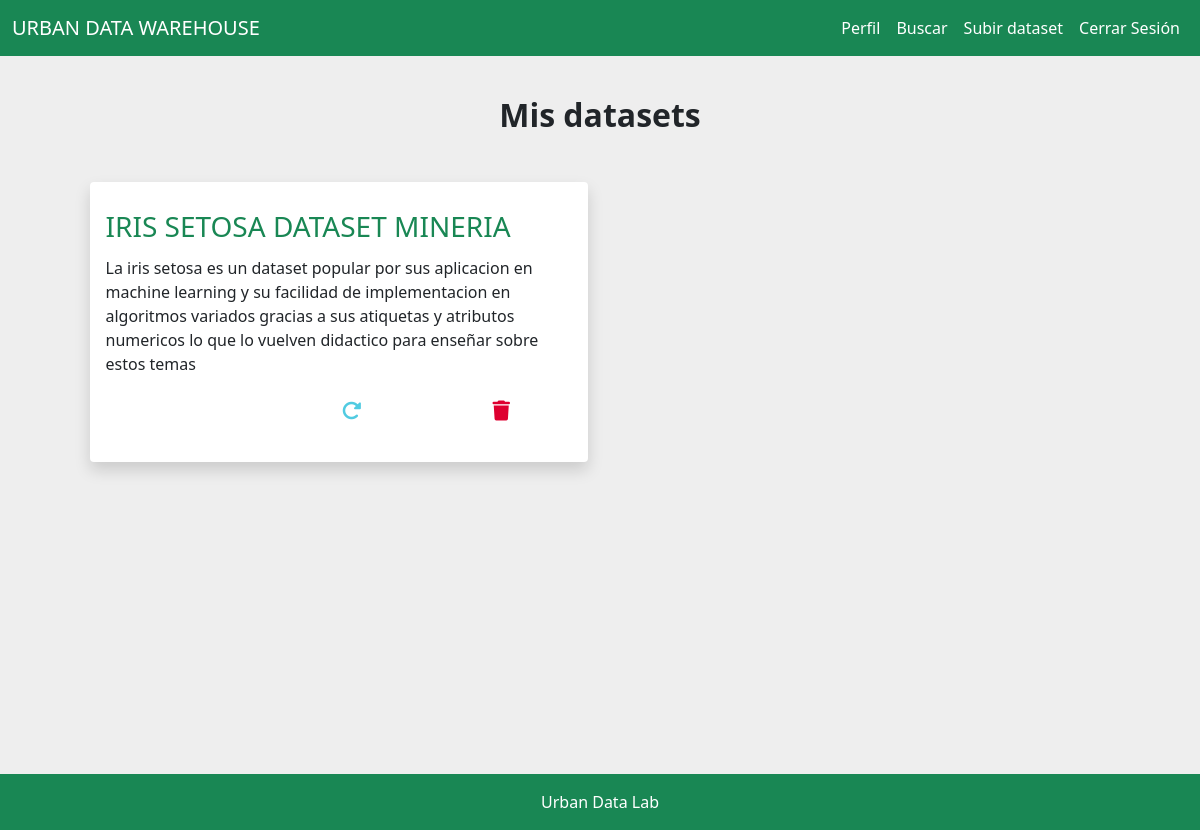
Screenshot of /profile (signed in) with the database file from the repository.
### tables this page shows
CREATE TABLE datasets (
            id INTEGER PRIMARY KEY AUTOINCREMENT,
            user_id INTEGER NOT NULL,
            name TEXT NOT NULL,
            description TEXT,
            upload_date DATE NOT NULL,
            tag TEXT,
            size REAL,
            has_report BOOLEAN NOT NULL,
            FOREIGN KEY(user_id) REFERENCES users(id)
        );

### routes.py (the view)
@app.route('/profile', methods=['GET', 'POST'])
@login_required
def profile():
    db = get_db()
    cursor = db.cursor()
    cursor.execute('''
        SELECT datasets.id, datasets.name, datasets.description, datasets.upload_date, datasets.tag, datasets.size
        FROM datasets
        JOIN users ON datasets.user_id = users.id
        WHERE users.username = ?
        ORDER BY datasets.upload_date DESC
    ''', (current_user.username,))
    datasets = cursor.fetchall()
    return render_template('profile.html', datasets=datasets)

### __init__.py (called while the page is built)
def get_db():
    db = getattr(g, '_database', None)
    if db is None:
        db = g._database = sqlite3.connect(DATABASE)
    return db

@app.teardown_appcontext
def close_connection(exception):
    db = getattr(g, '_database', None)
    if db is not None:
        db.close()

### models.py (called while the page is built)
@login_manager.user_loader
def load_user(user_id):
    return User.get(user_id)

    @staticmethod
    def get(user_id):
        db = get_db()
        cursor = db.cursor()
        cursor.execute("SELECT * FROM users WHERE id = ?", (user_id,))
        user = cursor.fetchone()
        if not user:
            return None
        return User(id=user[0], username=user[1], password_hash=user[2])

### templates/profile.html (shortened to what this page needs)
{% extends "base.html" %}
{% block content %}
<div class="row justify-content-center">
    <div class="d-flex justify-content-center">
        <h2 class="fw-bold mt-3 mb-4">Mis datasets</h2>
    </div>
    <div class="col-md-11 ">
        <div class="row">
            {% if datasets %}
                {% for ds in datasets %}
                    <div class="col-6">
                        <div class="shadow rounded-1 bg-white mt-4 ojo">
                            <br>
                            <div class="ms-3 me-2 mt-1 mb-2">
                                <div class="d-flex">
                                    <h3 class="iverde">
                                        <a href="{{ url_for('view', dataset_id=ds[0]) }}" class="text-decoration-none text-success">{{ ds[1] }}</a>
                                    </h3>
                                </div>
                                <div class="mb-1 mt-1">
                                    <p>{{ ds[2] }}</p>
                                    <div class="d-flex align-items-center ms-1 me-1">
                                        <button type="submit" class="btn btn-primary esperanza flex-grow-1 gordito ojo fw-bold" name="action" value="update">
                                            <i class="fa-solid fa-rotate-right fa-lg ojo2 iblanco "></i>
                                        </button>
                                        <form method="POST" action="{{ url_for('update', dataset_id=ds[0]) }}" class="gordito">
                                            <button type="submit" class="btn btn-primary esperanza flex-grow-1 gordito ojo fw-bold" name="action" value="update">
                                                <i class="fa-solid fa-rotate-right fa-lg ojo2 iazul"></i>
                                            </button>
                                        </form>
                                        <form method="POST" action="{{ url_for('delete', dataset_id=ds[0]) }}" class="gordito" onsubmit="return confirm('¿Estás seguro de que deseas eliminar este dataset?');">
                                            <button type="submit" class="btn btn-primary esperanza flex-grow-1 gordito ojo fw-bold" name="action" value="delete">
                                                <i class="fa-solid fa-trash fa-lg ojo2 irojo"></i>
                                            </button>
                                        </form>
                                    </div>
                                </div>
                            </div>
                            <br>
                        </div>
                    </div>
                {% endfor %}
            {% endif %}
        </div>
    </div>
</div>
{% endblock %}

### static/basic.css (style rules this page uses)
:root { --principal: #03b600; --principal2:rgba(255, 255, 255, 0.256)d; --principallight: #5cab60d7; --secundario: #00b41e; --secundariolight: #63de7b6a; }
.btn-primary { --bs-btn-color: #fff; --bs-btn-bg: #ffffff; --bs-btn-border-color: #ffffff; --bs-btn-hover-color: #fff; --bs-btn-hover-bg: #ffffff; --bs-btn-hover-border-color: #ffffff; --bs-btn-focus-shadow-rgb: 49, 132, 253; --bs-btn-active-color: #fff; --bs-btn-active-bg: #34ca0a; --bs-btn-active-border-color: #31be0a; --bs-btn-active-shadow: inset 0 3px 5px rgba(0, 0, 0, 0.125); --bs-btn-disabled-color: #fff; --bs-btn-disabled-bg: #69fd0d; --bs-btn-disabled-border-color: #55fd0d; }
body { margin: 0; padding: 0; overflow-x: hidden; background-color: #eeeeee; }
.esperanza { border-radius: 17px; }
.gordito { width: 100%; }
.iblanco { color: #ffffff; }
.iverde { color: #00b436; }
.iazul { color: #51cbe1; }
.irojo { color: #de0030; }

### rows the page displays
datasets: name "IRIS SETOSA DATASET MINERIA", description "La iris setosa es un dataset popular por sus aplicacion en machine learning y su facilidad de implementacion en algoritmos variados gracias a sus atiquetas y atributos numericos lo que lo vuelven didactico para enseñar sobre estos temas"
